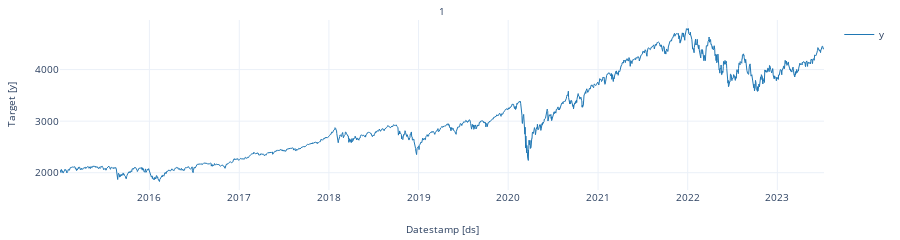

Notebook source saved alongside this figure:
### Markdown cell above
# **5. Explore Data with the plot method** <a class="anchor" id="5"></a>

[Table of Contents](#0.1)

Plot some series using the plot method from the StatsForecast class. This method prints 8 random series from the dataset and is useful for basic EDA.

### Code cell
from statsforecast import StatsForecast

StatsForecast.plot(df)

### Figure 1 — Plotly figure (JSON) as saved in the notebook; plotly's stock layout.template omitted (floating-point values rounded to 4 significant figures; data arrays with more than 128 entries replaced by an {"elided": "..."} marker saying what was removed)
{"data": [{"legendgroup": "y", "line": {"color": "#1f77b4", "width": 1}, "mode": "lines", "name": "y", "showlegend": true, "type": "scatter", "x": {"elided": "2143 str values"}, "xaxis": "x", "y": {"elided": "2143 float values"}, "yaxis": "y"}], "layout": {"annotations": [{"font": {"size": 10}, "showarrow": false, "text": "1", "x": 0.5, "xanchor": "center", "xref": "paper", "y": 1, "yanchor": "bottom", "yref": "paper"}, {"font": {"size": 10}, "showarrow": false, "text": "Datestamp [ds]", "x": 0.5, "xanchor": "center", "xref": "paper", "y": 0, "yanchor": "top", "yref": "paper", "yshift": -30}, {"font": {"size": 10}, "showarrow": false, "text": "Target [y]", "textangle": -90, "x": 0, "xanchor": "right", "xref": "paper", "xshift": -40, "y": 0.5, "yanchor": "middle", "yref": "paper"}], "autosize": true, "font": {"size": 10}, "height": 150, "margin": {"b": 50, "l": 60, "r": 10, "t": 20}, "xaxis": {"anchor": "y", "domain": [0, 1], "showticklabels": true, "visible": true}, "yaxis": {"anchor": "x", "domain": [0, 1]}}}
